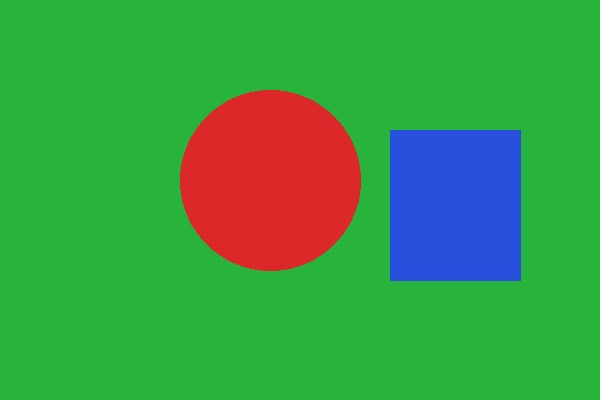
#> input picture Exp 36 - Background Subtraction Based on Color Levels/background_subtraction_input.png.jpeg, 600 x 400 px, found by its file name
$ python Exp36.py
#> lines starting #> are read from the running program, lines starting #| are printed output that depends on the picture; after the words box and inside, x2 and y2 are one past the last pixel; in counts of white or black regions, pixels touching at a corner belong together
import cv2
import numpy as np

# Read input image
image = cv2.imread(r"C:\Users\ashis\OneDrive\Desktop\Experiment36\background_subtraction_input.png.jpeg")
#> image is the input picture: shape (400, 600, 3); mean B, G, R 71.2, 156, 59.3

if image is None:
    print("Image not found. Keep the image in the same folder as this Python file.")

else:
    # Convert BGR image to HSV
    hsv = cv2.cvtColor(image, cv2.COLOR_BGR2HSV)
#> hsv: shape (400, 600, 3); mean H, S, V 61.8, 199.7, 186.3

    # Green background range
    lower_green = np.array([35, 50, 50])
    upper_green = np.array([85, 255, 255])

    # Detect green background
    background_mask = cv2.inRange(
        hsv, lower_green, upper_green
    )
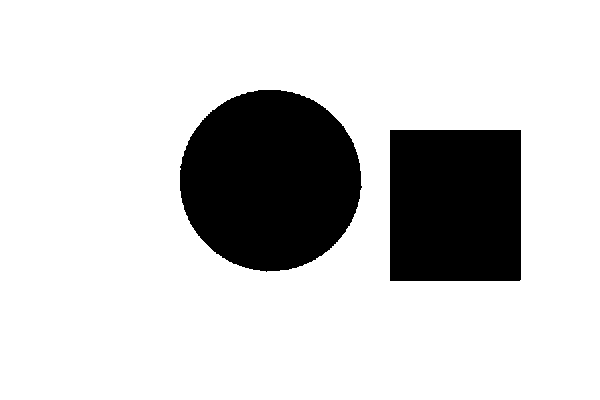
#> background_mask: shape (400, 600); 81% white; 2 black regions, box (x1, y1, x2, y2) and area: (180, 90, 362, 272) 25805, (390, 130, 521, 281) 19780

    # Keep everything except green background
    foreground_mask = cv2.bitwise_not(background_mask)

    result = cv2.bitwise_and(
        image, image, mask=foreground_mask
    )
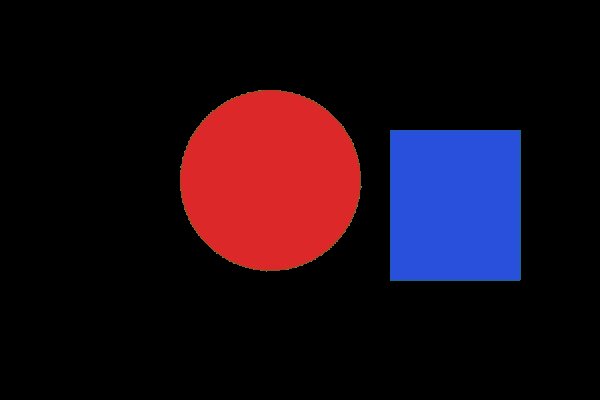
#> result: shape (400, 600, 3); mean B, G, R 22.4, 11.1, 26.8

    # Display original and processed images
    cv2.imshow("Original Image", image)
    cv2.imshow("Background Removed", result)

    cv2.waitKey(0)
    cv2.destroyAllWindows()
